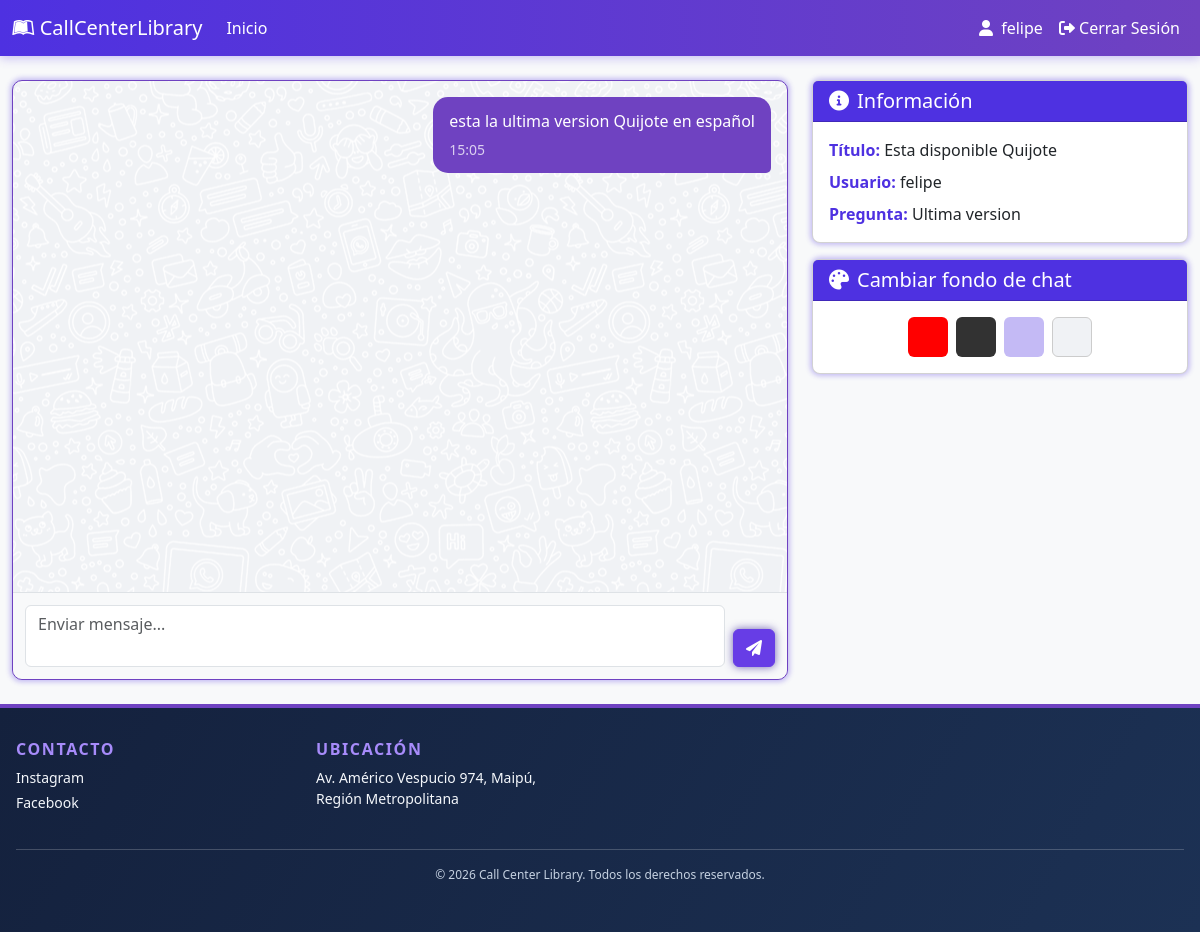
The page /Respuesta/21/21/ (signed in) on the database as committed earlier.
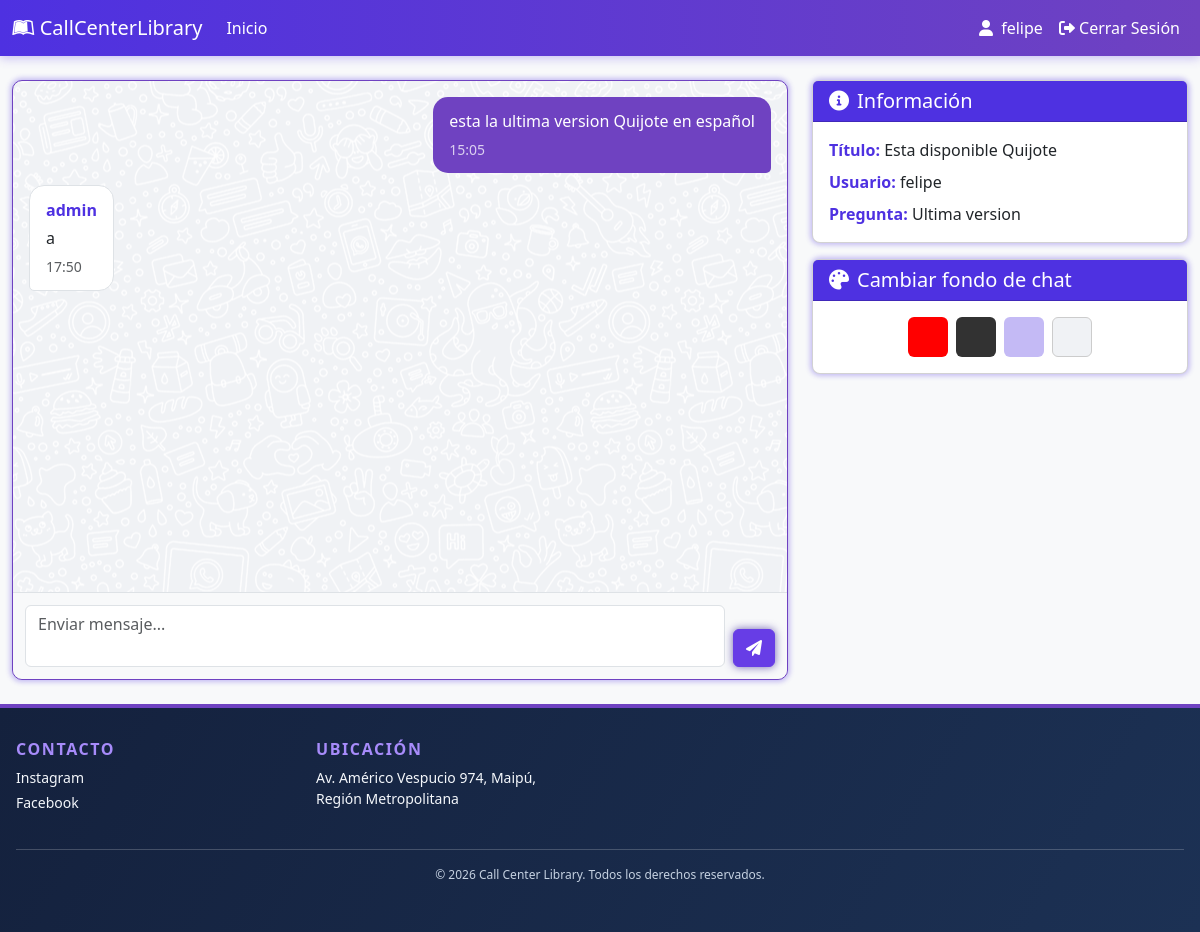
The same page on the database as committed later.
### online/models.py (models this page shows, shortened)
class Respuesta(models.Model):
    idRespuesta = models.AutoField(primary_key=True)
    Respuesta = models.TextField(verbose_name="Respuesta")
    id_Pregunta = models.ForeignKey(Preguntas, on_delete=models.CASCADE)
    Usuario = models.ForeignKey(Usuario, on_delete=models.CASCADE)
    FechaHora = models.DateTimeField()

class Usuario(AbstractBaseUser):
    nombre = models.CharField(
        verbose_name="Nombre", max_length=30, blank=True, null=True
    )
    apellido = models.CharField(
        verbose_name="Apellido", max_length=30, blank=True, null=True
    )
    rut = models.CharField(
        verbose_name="RUT", max_length=12, unique=True, blank=True, null=True
    )
    correo = models.EmailField(
        verbose_name="Correo electrónico",
        max_length=70,
        unique=True,
    )
    usuario = models.CharField(
        verbose_name="Usuario",
        max_length=50,
        unique=True,
    )
    fecha_nacimiento = models.DateField(
        verbose_name="Fecha de nacimiento", null=True, blank=True
    )
    activo = models.BooleanField(default=True)
    admin = models.BooleanField(default=False)
    tecnico = models.BooleanField(default=False)
    token = TextField(default="")
    token_hasta = DateTimeField(auto_now_add=True)
    USERNAME_FIELD = "usuario"
    REQUIRED_FIELDS = ["correo"]
    objects = UserManager()
    @property
    def is_active(self):
        return self.activo
    def __str__(self):
        return self.usuario

### online/views.py (the view, shortened to what this page needs)
# urls.py: path("Respuesta/<int:idUser>/<int:idPregunta>/", ViewRespuestas, name="respuestas"),
@login_required
def ViewRespuestas(request: HttpRequest, idUser: int, idPregunta: int):
    usuario: object = request.user
    assert isinstance(usuario, Usuario)
    es_admin: int = usuario.admin
    es_tecnico: int = usuario.tecnico
    try:
        pregunta: Preguntas | None = Preguntas.objects.select_related("Usuario").get(
            idPregunta=idPregunta
        )
        if not (
            request.user.pk == pregunta.Usuario.pk
            or es_admin
            or es_tecnico
        ):
            return redirect("/Inicio/")
        now = timezone.now()
        MostrarRespuestas = (
            Respuesta.objects.filter(id_Pregunta=pregunta)
            .select_related("Usuario")
            .order_by("FechaHora")
        )
        formRespuesta = RespuestaForm(
            initial={
                "id_Pregunta": idPregunta,
                "Usuario": request.user.pk,
                "FechaHora": now,
            }
        )
        return render(
            request,
            "Respuestas.html",
            {"Pregunta": pregunta, "form": formRespuesta, "Respuestas": MostrarRespuestas},
        )
    except Preguntas.DoesNotExist:
        return redirect("/")

### online/forms.py
class RespuestaForm(forms.ModelForm):
    class Meta:
        model = Respuesta
        fields = ['Respuesta', 'id_Pregunta', 'Usuario', 'FechaHora']
        widgets = {
            'Respuesta': forms.Textarea(
                attrs={'placeholder': 'Enviar mensaje...', 'maxlength': '200', 'rows': 2, 'class': 'form-control'}),
            'id_Pregunta': forms.HiddenInput(),
            'Usuario': forms.HiddenInput(),
            'FechaHora': forms.HiddenInput(),
        }

### online/templates/Respuestas.html (shortened to what this page needs)
{% extends "componentes/header.html" %}
{% load static %}
{% block links %}
    <link href="{% static 'respuestas.css' %}" rel="stylesheet"></link>
{% endblock %}
{% block content %}
<div class="container-fluid py-4">
    <div class="row g-4">
        <div class="col-lg-8">
            <div class="chat-container" id="FondoColores">
                <div class="chat-messages">
                    {% for Respuesta in Respuestas %}
                    {% if Respuesta.Usuario.id == user.id %}
                    <div class="d-flex justify-content-end">
                        <div class="message-own">
                            <p class="mb-1">{{ Respuesta.Respuesta }}</p>
                            <small class="opacity-75">{{ Respuesta.FechaHora.time }}</small>
                        </div>
                    </div>
                    {% else %}
                    <div class="d-flex justify-content-start">
                        <div class="message-other">
                            <strong class="text-purple d-block mb-1">{{Respuesta.Usuario}}</strong>
                            <p class="mb-1">{{ Respuesta.Respuesta }}</p>
                            <small class="text-muted">{{ Respuesta.FechaHora.time }}</small>
                        </div>
                    </div>
                    {% endif %}
                    {% endfor %}
                </div>
                <div class="chat-input">
                    <form method="post" class="d-flex gap-2 align-items-end">
                        <div class="flex-grow-1">
                            {{form}}
                        </div>
                        <button id="btnSend" type="submit" class="btn btn-purple">
                            <i class="fa-solid fa-paper-plane"></i>
                        </button>
                    </form>
                </div>
            </div>
        </div>
        <div class="col-lg-4">
            <div class="card card-purple mb-3">
                <div class="card-header bg-purple text-white">
                    <h5 class="mb-0"><i class="fas fa-info-circle me-2"></i>Información</h5>
                </div>
                <div class="card-body">
                    <p class="mb-2"><strong class="text-purple">Título:</strong> {{Pregunta.Titulo}}</p>
                    <p class="mb-2"><strong class="text-purple">Usuario:</strong> {{Pregunta.Usuario}}</p>
                    <p class="mb-0"><strong class="text-purple">Pregunta:</strong> {{Pregunta.Pregunta}}</p>
                </div>
            </div>
            <div class="card card-purple">
                <div class="card-header bg-purple text-white">
                    <h5 class="mb-0"><i class="fas fa-palette me-2"></i>Cambiar fondo de chat</h5>
                </div>
                <div class="card-body text-center">
                    <div class="d-flex gap-2 justify-content-center">
                        <button class="btn" style="background-color: red; width: 40px; height: 40px;" onclick="cambiarColor('red')" title="Rojo"></button>
                        <button class="btn" style="background-color: #323232; width: 40px; height: 40px;" onclick="cambiarColor('#323232')" title="Gris"></button>
                        <button class="btn" style="background-color: #C4BAF5; width: 40px; height: 40px;" onclick="cambiarColor('#C4BAF5')" title="Morado claro"></button>
                        <button class="btn" style="background-color: #f0f2f5; width: 40px; height: 40px; border: 1px solid #ccc;" onclick="cambiarColor('#f0f2f5')" title="Por defecto"></button>
                    </div>
                </div>
            </div>
        </div>
    </div>
</div>
{% endblock %}

Rows that differ between the two databases and show on the page:
added Respuesta: Usuario "admin", Respuesta "a", FechaHora.time "17:50"
